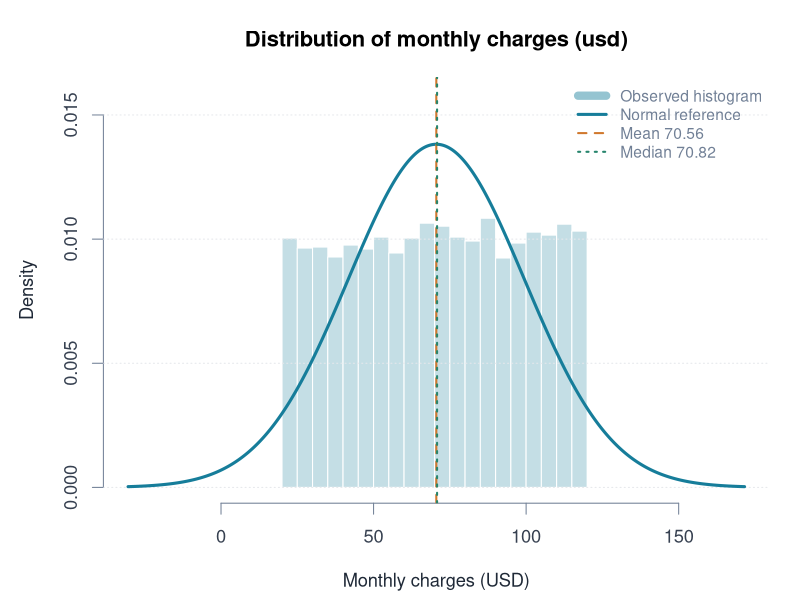
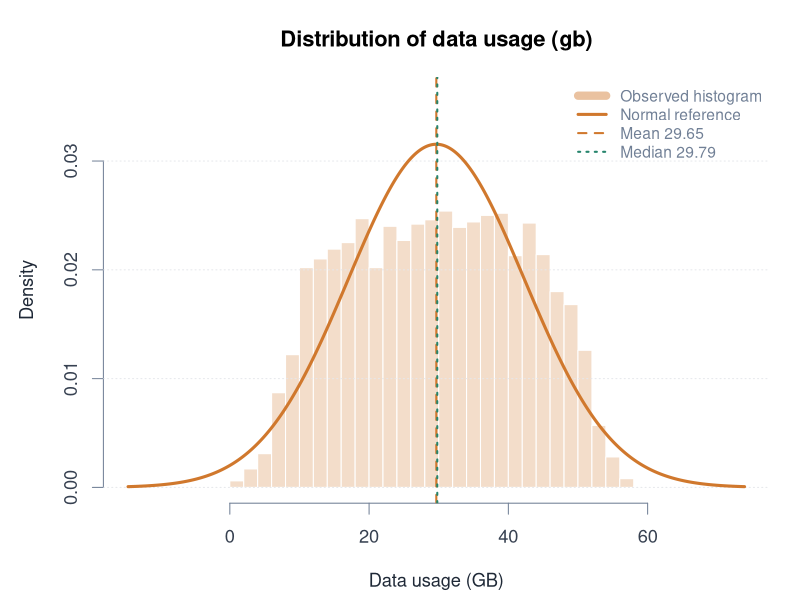
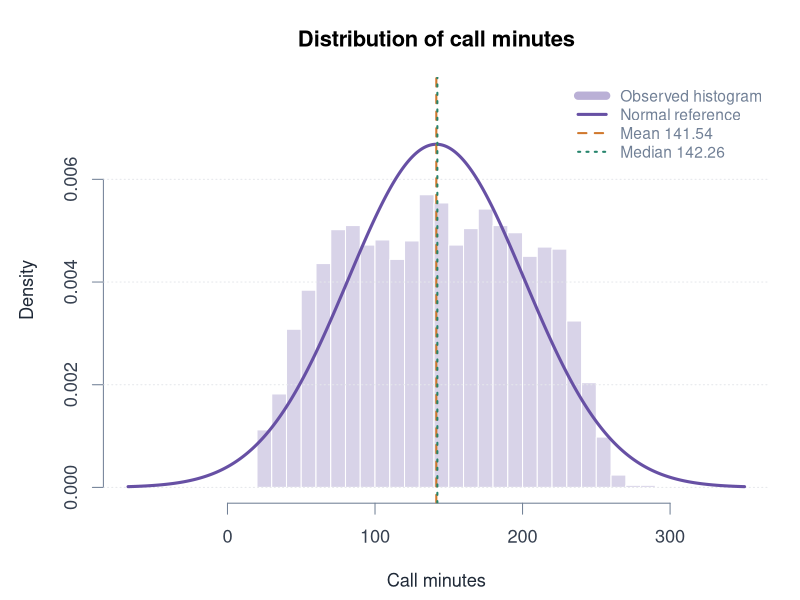
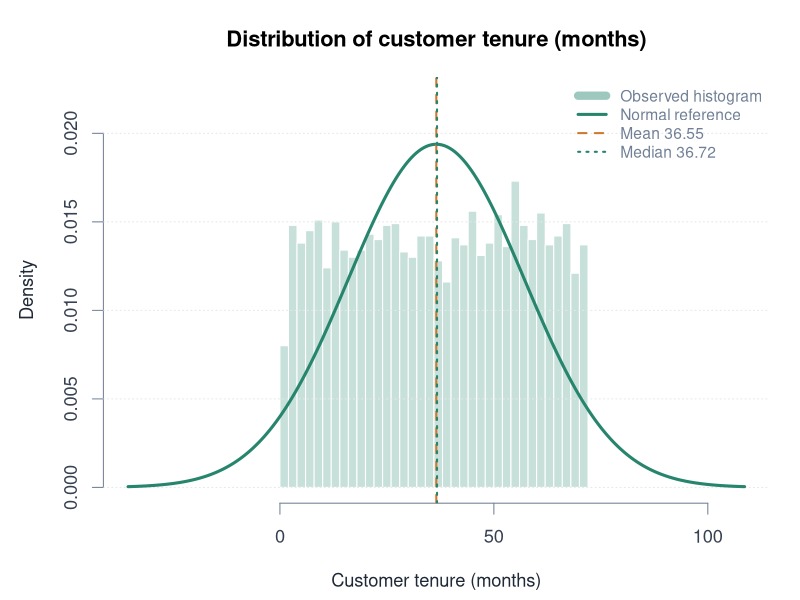
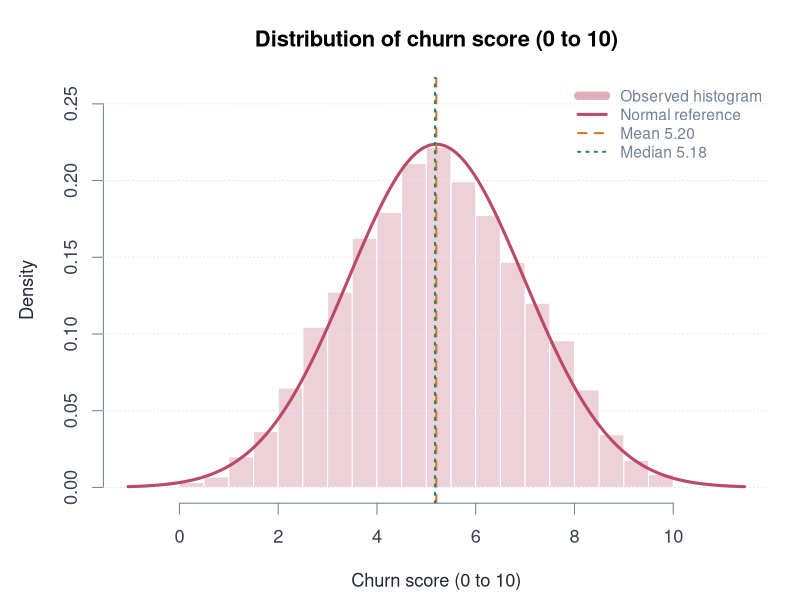
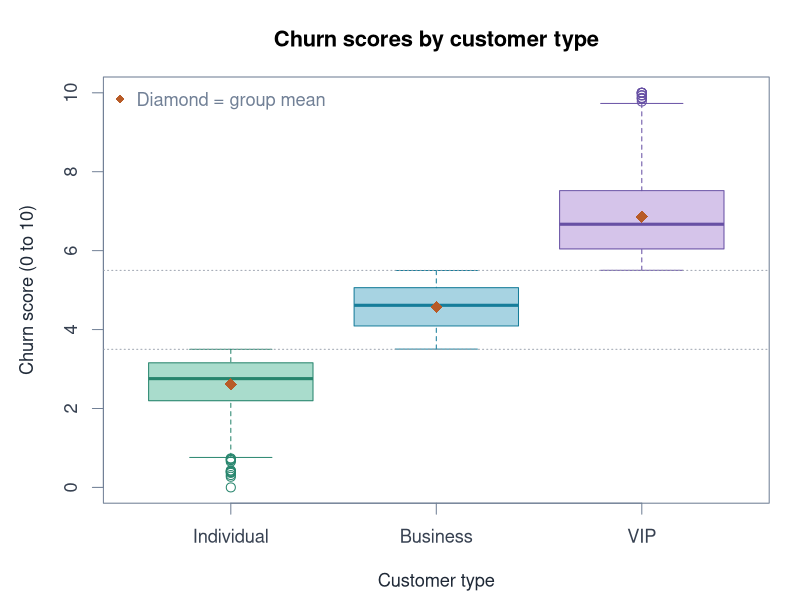
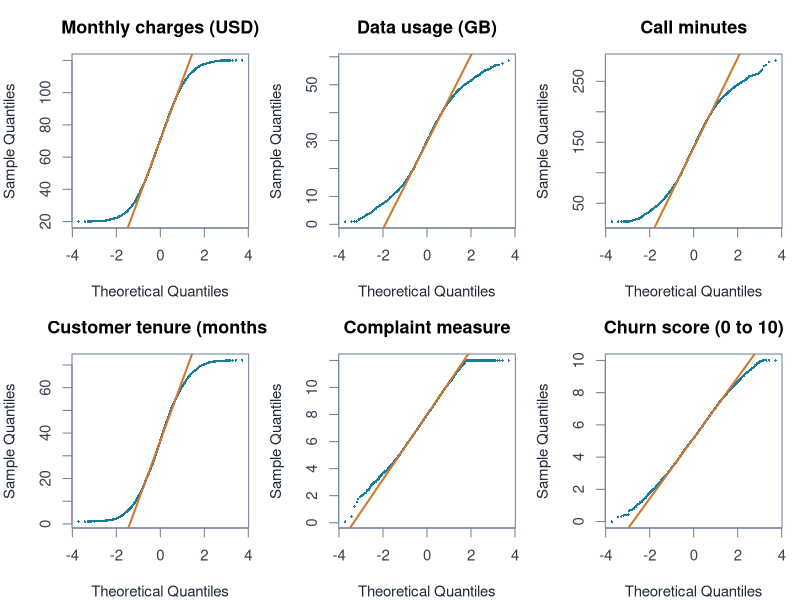
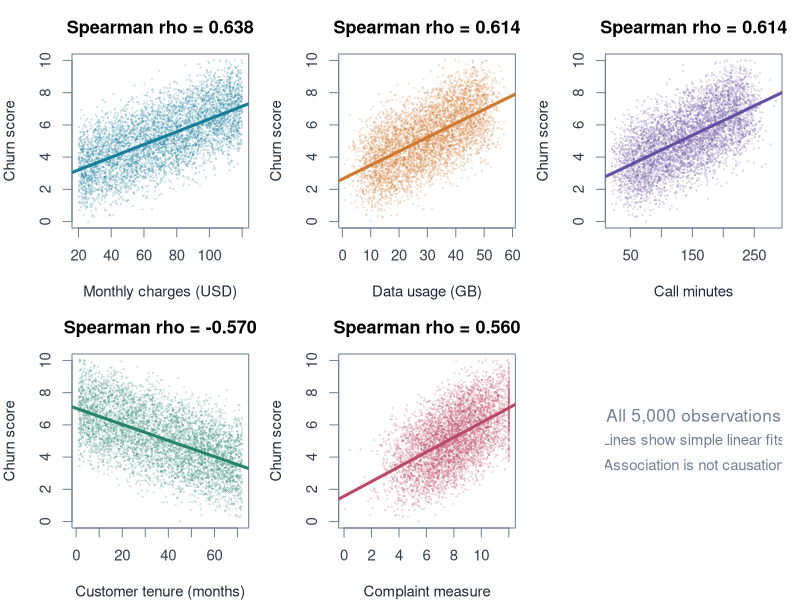

The R source for these figures, in order:
options(width = 95, digits = 7)

dir.create("results", recursive = TRUE, showWarnings = FALSE)

d <- read.csv("Telecom_Info_Updated_V2 (1).csv")

d$customer.type <- factor(d$customer.type, levels = c("Individual", "Business", "VIP"))

v <- names(d)[1:6]

xs <- v[1:5]

y <- d$ChurnProbability

out <- function(name, expr) {
    z <- capture.output(eval.parent(substitute(expr)))
    writeLines(z, paste0("results/", name, ".txt"))
    cat(paste(z, collapse = "\n"), "\n")
}

out("audit", {
    print(dim(d))
    print(colSums(is.na(d)))
    cat("Duplicate full rows:", sum(duplicated(d)), "\n")
    cat("Target outside [0,1]:", sum(y < 0 | y > 1), "\n")
    cat("Fractional complaints:", sum(abs(d$NumComplaints - round(d$NumComplaints)) > 1e-08), "\n")
    print(tools::md5sum("Telecom_Info_Updated_V2 (1).csv"))
    print(sessionInfo())
})

desc <- do.call(rbind, lapply(v, function(n) {
    x <- d[[n]]
    tt <- table(x)
    modes <- names(tt)[tt == max(tt)]
    data.frame(variable = n, n = length(x), mean = mean(x), median = median(x), sd = sd(x), min = min(x), 
        max = max(x), IQR = IQR(x), mode = if (max(tt) == 1) 
            "No unique mode"
        else paste(modes, collapse = "; "), mode_frequency = max(tt))
}))

write.csv(desc, "results/descriptive.csv", row.names = FALSE)

out("descriptive", print(desc[, c(1, 3:7, 9, 10)], row.names = FALSE))

groups <- do.call(rbind, lapply(levels(d$customer.type), function(g) {
    x <- y[d$customer.type == g]
    se <- sd(x)/sqrt(length(x))
    data.frame(group = g, n = length(x), mean = mean(x), sd = sd(x), low = mean(x) - qt(0.975, length(x) - 
        1) * se, high = mean(x) + qt(0.975, length(x) - 1) * se, min = min(x), max = max(x))
}))

write.csv(groups, "results/groups.csv", row.names = FALSE)

av <- aov(ChurnProbability ~ customer.type, d)

dev <- abs(y - ave(y, d$customer.type, FUN = median))

bf <- aov(dev ~ d$customer.type)

wa <- oneway.test(ChurnProbability ~ customer.type, d, var.equal = FALSE)

pw <- pairwise.t.test(y, d$customer.type, p.adjust.method = "holm", pool.sd = FALSE)

out("anova", {
    print(groups, row.names = FALSE)
    cat("\nBrown-Forsythe variance test\n")
    print(summary(bf))
    print(wa)
    cat("\nHolm-adjusted pairwise Welch tests\n")
    print(pw)
    cat("\nOrdinary ANOVA sensitivity check\n")
    print(summary(av))
    cat("Eta squared:", summary(av)[[1]][1, 2]/sum(summary(av)[[1]][, 2]), "\n")
    print(kruskal.test(ChurnProbability ~ customer.type, d))
    cat("Threshold-rule agreement:", mean(as.character(d$customer.type) == ifelse(y < 3.5, "Individual", 
        ifelse(y < 5.5, "Business", "VIP"))), "\n")
})

normal <- do.call(rbind, lapply(v, function(n) {
    t <- shapiro.test(d[[n]])
    data.frame(variable = n, W = unname(t$statistic), p = t$p.value)
}))

write.csv(normal, "results/normality.csv", row.names = FALSE)

out("normality", print(normal, row.names = FALSE))

corr <- do.call(rbind, lapply(xs, function(n) {
    t <- cor.test(d[[n]], y, method = "spearman", exact = FALSE)
    data.frame(variable = n, rho = unname(t$estimate), S = unname(t$statistic), p = t$p.value, pearson = cor(d[[n]], 
        y))
}))

corr$p_holm <- p.adjust(corr$p, "holm")

write.csv(corr, "results/correlation.csv", row.names = FALSE)

out("correlation", print(corr, row.names = FALSE))

m <- lm(ChurnProbability ~ MonthlyCharges + DataUsageGB + CallMinutes + CustomerTenureMonths + NumComplaints, 
    d)

co <- cbind(coef(summary(m)), confint(m))

write.csv(co, "results/coefficients.csv")

vif <- sapply(xs, function(n) 1/(1 - summary(lm(reformulate(setdiff(xs, n), n), d))$r.squared))

X <- model.matrix(m)

inv <- solve(crossprod(X))

adj <- resid(m)^2/(1 - hatvalues(m))^2

hc <- inv %*% crossprod(X, X * adj) %*% inv

hcse <- sqrt(diag(hc))

hct <- coef(m)/hcse

robust <- data.frame(beta = coef(m), HC3_SE = hcse, t = hct, p = 2 * pt(abs(hct), df.residual(m), lower.tail = FALSE))

write.csv(robust, "results/hc3.csv")

set.seed(2026)

train <- sample(seq_len(nrow(d)), 4000)

mt <- lm(formula(m), d[train, ])

pred <- predict(mt, d[-train, ])

actual <- y[-train]

rmse <- sqrt(mean((actual - pred)^2))

mae <- mean(abs(actual - pred))

r2 <- 1 - sum((actual - pred)^2)/sum((actual - mean(actual))^2)

simple <- do.call(rbind, lapply(xs, function(n) {
    f <- lm(reformulate(n, "ChurnProbability"), d)
    z <- coef(summary(f))
    data.frame(variable = n, intercept = coef(f)[1], slope = coef(f)[2], p = z[2, 4], R2 = summary(f)$r.squared)
}))

write.csv(simple, "results/simple.csv", row.names = FALSE)

out("regression", print(summary(m)))

out("diagnostics", {
    print(vif)
    print(robust)
    print(shapiro.test(resid(m)))
    cat("Maximum Cook distance:", max(cooks.distance(m)), "\n")
    cat("Holdout n=", length(actual), " RMSE=", rmse, " MAE=", mae, " R2=", r2, "\n")
    cat("Baseline holdout RMSE=", sqrt(mean((actual - mean(y[train]))^2)), "\n")
    cat("Holdout predicted range:", range(pred), "\n")
    print(simple, row.names = FALSE)
    print(cor(d[xs]))
})

save(d, m, av, wa, normal, corr, desc, groups, vif, robust, mt, train, file = "results/analysis.RData")

cols <- c("#167D9A", "#D0782D", "#6750A4", "#27856D", "#BA4A67")

labs <- c("Monthly charges (USD)", "Data usage (GB)", "Call minutes", "Customer tenure (months)", "Complaint measure", 
    "Churn score (0 to 10)")

pngstart <- function(file, w = 1800, h = 1050) {
    png(paste0("results/", file, ".png"), width = w, height = h, res = 180)
    par(mar = c(4.4, 4.7, 3.5, 1.4), family = "sans", col.axis = "#374151", col.lab = "#1F2937", fg = "#718096", 
        cex = 1.1)
}

for (j in c(1:4, 6)) {
    x <- d[[v[j]]]
    color <- cols[if (j == 6) 
        5
    else j]
    pngstart(paste0("bell", j))
    h <- hist(x, breaks = 30, plot = FALSE)
    xx <- seq(mean(x) - 3.5 * sd(x), mean(x) + 3.5 * sd(x), length.out = 600)
    plot(h, freq = FALSE, col = adjustcolor(color, 0.25), border = "white", main = paste("Distribution of", 
        tolower(labs[j])), xlab = labs[j], ylab = "Density", xlim = range(xx), ylim = c(0, max(h$density, 
        dnorm(xx, mean(x), sd(x))) * 1.15))
    grid(nx = NA, ny = NULL, col = "#E5E7EB")
    lines(xx, dnorm(xx, mean(x), sd(x)), col = color, lwd = 3)
    abline(v = mean(x), col = "#D0782D", lwd = 2, lty = 2)
    abline(v = median(x), col = "#27856D", lwd = 2, lty = 3)
    legend("topright", legend = c("Observed histogram", "Normal reference", sprintf("Mean %.2f", mean(x)), 
        sprintf("Median %.2f", median(x))), col = c(adjustcolor(color, 0.45), color, "#D0782D", "#27856D"), 
        lwd = c(8, 3, 2, 2), lty = c(1, 1, 2, 3), bty = "n", cex = 0.85)
    dev.off()
}

pngstart("group", 1800, 1050)

boxplot(ChurnProbability ~ customer.type, d, col = c("#A9DCCC", "#A7D3E2", "#D5C4EA"), border = c("#27856D", 
    "#167D9A", "#6750A4"), ylab = "Churn score (0 to 10)", xlab = "Customer type", main = "Churn scores by customer type", 
    outline = TRUE)

points(1:3, groups$mean, pch = 18, cex = 1.5, col = "#B85B27")

abline(h = c(3.5, 5.5), lty = 3, col = "#9CA3AF")

legend("topleft", "Diamond = group mean", pch = 18, col = "#B85B27", bty = "n")

dev.off()

pngstart("qq", 1800, 1400)

par(mfrow = c(2, 3), mar = c(4, 4, 3, 1), cex = 0.9)

for (j in 1:6) {
    qqnorm(d[[v[j]]], main = labs[j], pch = 16, cex = 0.35, col = "#167D9A")
    qqline(d[[v[j]]], col = "#D0782D", lwd = 2)
}

dev.off()

pngstart("scatter", 1800, 1450)

par(mfrow = c(2, 3), mar = c(4, 4, 3, 1), cex = 0.9)

for (j in 1:5) {
    plot(d[[xs[j]]], y, pch = 16, cex = 0.35, col = adjustcolor(cols[j], 0.19), xlab = labs[j], ylab = "Churn score", 
        main = sprintf("Spearman rho = %.3f", corr$rho[j]))
    abline(lm(y ~ d[[xs[j]]]), col = cols[j], lwd = 3)
}

plot.new()

text(0.5, 0.65, "All 5,000 observations", cex = 1.15)

text(0.5, 0.5, "Lines show simple linear fits")

text(0.5, 0.35, "Association is not causation")

dev.off()

pngstart("diagnostic", 1800, 1250)

par(mfrow = c(2, 2), mar = c(4, 4, 3, 1), cex = 0.9)

plot(m, which = c(1, 2, 3, 5), col = adjustcolor("#167D9A", 0.35), pch = 16, cex = 0.35)

dev.off()

cols <- c("#087F8C", "#D17A22", "#7554A3", "#29806C", "#BB4567")

labs <- c("Monthly charges (USD)", "Data usage (GB)", "Call minutes", "Customer tenure (months)", "Complaint measure", 
    "Churn score (0 to 10)")

for (k in seq_along(c(1:4, 6))) {
    j <- c(1:4, 6)[k]
    x <- d[[j]]
    mu <- mean(x)
    s <- sd(x)
    xx <- seq(mu - 3.5 * s, mu + 3.5 * s, length.out = 1000)
    yy <- dnorm(xx, mu, s)
    png(paste0("results/curve", j, ".png"), 1800, 1050, res = 180)
    par(mar = c(4.5, 4.5, 3.7, 1.3), family = "sans", col.axis = "#3A3A3A", cex = 1.05)
    plot(xx, yy, type = "n", main = paste("Normal reference curve for", tolower(labs[j])), xlab = labs[j], 
        ylab = "Probability density", ylim = c(0, max(yy) * 1.16), bty = "l")
    grid(nx = NA, ny = NULL, col = "#E9E9E9")
    polygon(c(xx, rev(xx)), c(yy, rep(0, length(yy))), col = adjustcolor(cols[k], alpha.f = 0.12), border = NA)
    lines(xx, yy, col = cols[k], lwd = 3.5)
    segments(mu, 0, mu, dnorm(mu, mu, s), col = cols[k], lwd = 2, lty = 2)
    legend("topright", legend = c(sprintf("Mean = %.2f", mu), sprintf("SD = %.2f", s)), text.col = "#333333", 
        bty = "n", cex = 0.9)
    dev.off()
}

z <- cor(d[1:6], method = "pearson")

labs <- c("Charges", "Data GB", "Calls", "Tenure", "Complaints", "Churn")

png("results/heatmap.png", 1800, 1600, res = 180)

par(mar = c(6, 7, 4, 3), family = "sans", xpd = FALSE)

pal <- colorRampPalette(c("#7651A8", "#FFFFFF", "#087F8C"))(201)

plot(c(0.5, 6.5), c(0.5, 6.5), type = "n", axes = FALSE, xlab = "", ylab = "", asp = 1, main = "Pearson correlation matrix")

for (i in 1:6) for (j in 1:6) {
    col <- pal[round((z[i, j] + 1) * 100) + 1]
    rect(j - 0.5, 6 - i + 0.5, j + 0.5, 6 - i + 1.5, col = col, border = "white")
    text(j, 7 - i, sprintf("%.2f", z[i, j]), col = if (abs(z[i, j]) > 0.65) 
        "white"
    else "#202020", cex = 1.2)
}

axis(1, at = 1:6, labels = labs, las = 2, tick = FALSE, cex.axis = 1.05)

axis(2, at = 1:6, labels = rev(labs), las = 1, tick = FALSE, cex.axis = 1.05)

mtext("Purple: negative     White: zero     Teal: positive     Scale: -1 to +1", side = 3, line = 0.4, 
    cex = 0.85)

dev.off()

write.csv(z, "results/pearson_matrix.csv")

out("group_normality", print(by(y, d$customer.type, shapiro.test)))

pearson_tests <- lapply(xs, function(n) cor.test(d[[n]], y, method = "pearson"))

pearson_results <- data.frame(variable = xs, r = sapply(pearson_tests, function(test) unname(test$estimate)), 
    t = sapply(pearson_tests, function(test) unname(test$statistic)), df = sapply(pearson_tests, function(test) unname(test$parameter)), 
    p = sapply(pearson_tests, function(test) test$p.value))

pearson_results$p_holm <- p.adjust(pearson_results$p, "holm")

write.csv(pearson_results, "results/pearson_tests.csv", row.names = FALSE)

out("pearson_tests", print(pearson_results, row.names = FALSE))

out("simple_models", {
    for (n in xs) {
        cat(n, "\n")
        print(summary(lm(reformulate(n, "ChurnProbability"), d)))
    }
})
